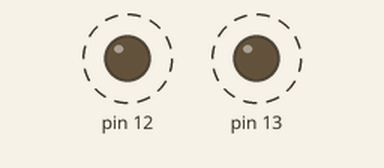
Bench run of a sketch on a simulated Arduino Uno, built with avr-gcc and run on an emulated ATmega328P. Shown: output pins drawn as LEDs (lit = HIGH). Dashed ring = blinking.

Above: at 0.17 s.
Timing chart, 0 to 3.0 s (numbered marks = the images above):
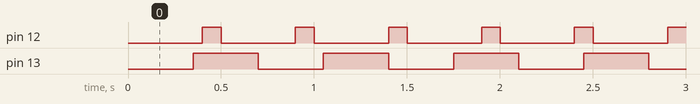

Measured:
- by itself, pin 12: alternates HIGH for 0.10 s and LOW for 0.40 s
- by itself, pin 13: alternates HIGH for 0.35 s and LOW for 0.35 s

The sketch:

102_Duplo_Led_Externo_POO_ME.ino
```cpp
//102. Piscar 2 LEDs Externo, em paralelo
//Usando Máquina de Estados e Mills

class PiscaLed
{
  int ledPin;
  long OnTime;
  long OffTime;

  int ledState;
  unsigned long previusMillis;


  public:
  PiscaLed(int pin, long on, long off)
  {
    ledPin = pin;
    pinMode(ledPin, OUTPUT);

    OnTime = on;
    OffTime = off;

    ledState = LOW;
    previusMillis = 0;
  }

  void Update()
  {
    unsigned long currentMillis = millis();

    if ((ledState == HIGH) && (currentMillis - previusMillis >= OnTime))
    {
      ledState = LOW; //desliga
      previusMillis = currentMillis; //guarda tempo
      digitalWrite(ledPin, ledState); //faz atualização do Led
    }
    else if ((ledState == LOW) && (currentMillis - previusMillis >= OffTime))
    {
      ledState = HIGH; //desliga
      previusMillis = currentMillis; //guarda tempo
      digitalWrite(ledPin, ledState); //faz atualização do Led
    }
  }
};

PiscaLed led1 (12,100,400);
PiscaLed led2 (13,350,350);

void setup(){

}

void loop(){
  led1.Update();
  led2.Update();
}
```
